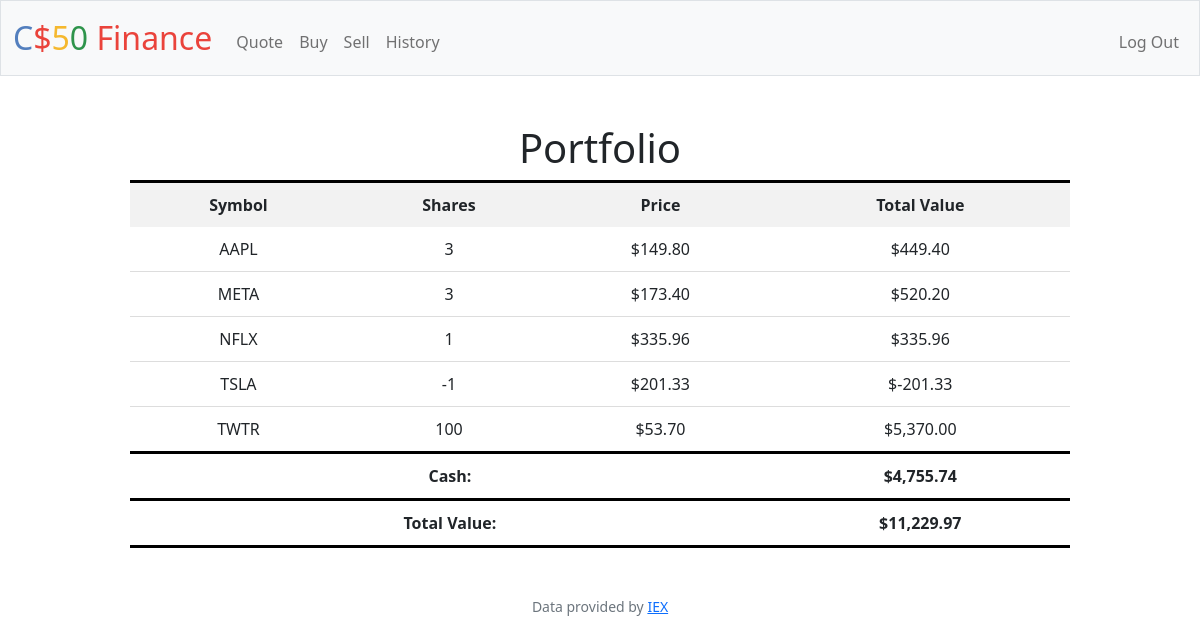
Screenshot of / (signed in) with the database file from the repository.
### tables this page shows
CREATE TABLE 'transactions' ('id' INTEGER PRIMARY KEY AUTOINCREMENT NOT NULL, 'user_id' INTEGER, 'symbol' TEXT, 'shares' INTEGER, 'price' REAL, 'date' DATETIME);

CREATE TABLE users (id INTEGER PRIMARY KEY AUTOINCREMENT NOT NULL, username TEXT NOT NULL, hash TEXT NOT NULL, cash NUMERIC NOT NULL DEFAULT 10000.00);

### app.py (the view)
@app.route("/")
@login_required
def index():
    user_id = session["user_id"]
    stocks = db.execute("SELECT symbol, price, SUM(shares) AS shares FROM transactions WHERE user_id = ? GROUP BY symbol", user_id)
    cash = db.execute("SELECT cash FROM users WHERE id = ?", user_id)[0]["cash"]
    total = cash
    for stock in stocks:
        total += stock["price"] * stock["shares"]
    return render_template("index.html", stocks=stocks, cash=cash, usd=usd, total=total)

### app.py (called while the page is built)
@app.after_request
def after_request(response):
    response.headers["Cache-Control"] = "no-cache, no-store, must-revalidate"
    response.headers["Expires"] = 0
    response.headers["Pragma"] = "no-cache"
    return response

### helpers.py (called while the page is built)
def login_required(f):
    @wraps(f)
    def decorated_function(*args, **kwargs):
        if session.get("user_id") is None:
            return redirect("/login")
        return f(*args, **kwargs)
    return decorated_function

def usd(value):
    return f"${value:,.2f}"

### templates/index.html (shortened to what this page needs)
{% extends "layout.html" %}
{% block main %}
<div class="table-container">
    <table class="center">
        <thead>
            <h1><b1>Portfolio</b1></h1>
            <tr style="border-top: 3px solid black;">
                <th>Symbol</th>
                <th>Shares</th>
                <th>Price</th>
                <th>Total Value</th>
            </tr>
        </thead>
        <tbody>
            {% for stock in stocks %}
            <tr>
                <td>{{ stock["symbol"] }}</td>
                <td>{{ stock["shares"] }}</td>
                <td>{{ usd(stock["price"]) }}</td>
                <td>{{ usd(stock["shares"] * stock["price"]) }}</td>
            </tr>
            {% endfor %}
            <tr style="border-top: 3px solid black;">
                <td colspan="3"><b>Cash:</b></td>
                <td><b>{{ usd(cash) }}</b></td>
            </tr>
        </tbody>
        <tfoot>
            <tr class="total-value">
                <td colspan="3"><b>Total Value:</b></td>
                <td><b>{{ usd(total) }}</b></td>
            </tr>
        </tfoot>
    </table>
</div>
{% endblock %}

### templates/layout.html (shortened to what this page needs)
<!DOCTYPE html>
<html lang="en">
    <head>
        <link href="https://cdn.jsdelivr.net/npm/bootstrap@5.1.3/dist/css/bootstrap.min.css" rel="stylesheet">
        <link href="/static/styles.css" rel="stylesheet">
    </head>
    <body>
        <nav class="bg-light border navbar navbar-expand-md navbar-light">
            <div class="container-fluid">
                <a class="navbar-brand" href="/"><span class="blue">C</span><span class="red">$</span><span class="yellow">5</span><span class="green">0</span> <span class="red">Finance</span></a>
                <div class="collapse navbar-collapse" id="navbar">
                    {% if session["user_id"] %}
                        <ul class="navbar-nav me-auto mt-2">
                            <li class="nav-item"><a class="nav-link" href="/quote">Quote</a></li>
                            <li class="nav-item"><a class="nav-link" href="/buy">Buy</a></li>
                            <li class="nav-item"><a class="nav-link" href="/sell">Sell</a></li>
                            <li class="nav-item"><a class="nav-link" href="/history">History</a></li>
                        </ul>
                        <ul class="navbar-nav ms-auto mt-2">
                            <li class="nav-item"><a class="nav-link" href="/logout">Log Out</a></li>
                        </ul>
                    {% else %}
                        <ul class="navbar-nav ms-auto mt-2">
                            <li class="nav-item"><a class="nav-link" href="/register">Register</a></li>
                            <li class="nav-item"><a class="nav-link" href="/login">Log In</a></li>
                        </ul>
                    {% endif %}
                </div>
            </div>
        </nav>
        <main class="container-fluid py-5 text-center">
            {% block main %}{% endblock %}
        </main>
        <footer class="mb-5 small text-center text-muted">
            Data provided by <a href="https://iexcloud.io/">IEX</a>
        </footer>
    </body>
</html>

### static/styles.css (style rules this page uses)
nav .navbar-brand { font-size: xx-large; }
nav .navbar-brand .blue { color: #537fbe; }
nav .navbar-brand .red { color: #ea433b; }
nav .navbar-brand .yellow { color: #f5b82e; }
nav .navbar-brand .green { color: #2e944b; }
.table-container { margin: 0 auto; width: 80%; }
table { border-collapse: collapse; width: 100%; }
th, td { padding: 10px; text-align: center; }
th { background-color: #f2f2f2; font-weight: bold; }
td { border-bottom: 1px solid #ddd; }
tr.total-value { border-top: 3px solid black; border-bottom: 3px solid black; }

### rows the page displays
transactions: symbol "AAPL", shares "3", price "$149.80", shares "$449.40"
transactions: symbol "META", shares "3", price "$173.40", shares "$520.20"
transactions: symbol "NFLX", shares "1", price "$335.96", usd(stock['shares']*stock['price']) "$335.96"
transactions: symbol "TSLA", shares "-1", price "$201.33", shares "$-201.33"
users: cash "$4,755.74"

### other values shown
{{ stock["symbol"] }} "TWTR"
{{ stock["shares"] }} "100"
{{ usd(stock["price"]) }} "$53.70"
{{ usd(stock["shares"] * stock["price"]) }} "$5,370.00"
{{ usd(total) }} "$11,229.97"
